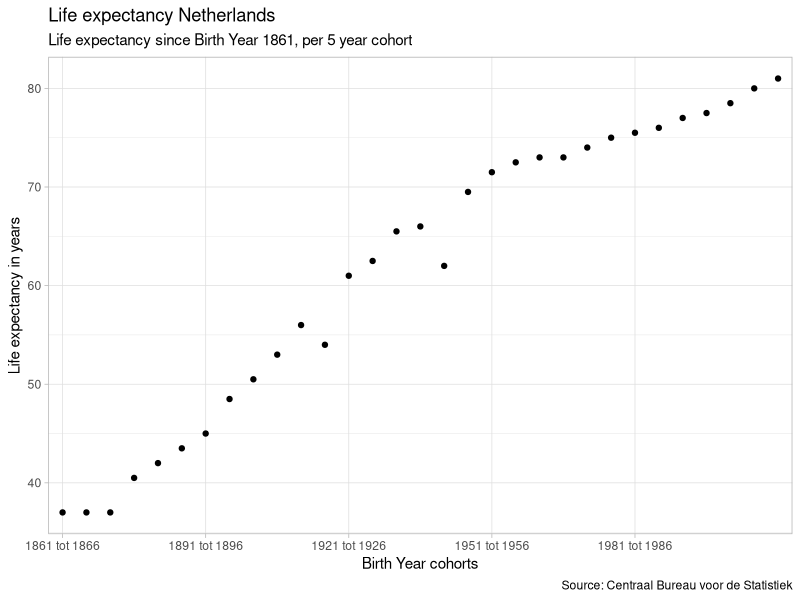

Generate this figure with R:
#For this we took data from the Dutch Statistical 

library(tidyverse)
library(readr)
library('ggthemes')
library(stringr)
Sys.setenv(LANG= "en")
Levensverwachting <- read_delim("LevensverwachtingStatline.csv", 
                                        ";", escape_double = FALSE, trim_ws = TRUE)

Levens2<- Levensverwachting %>%
  filter(grepl('tot', Perioden, fixed = TRUE))%>%
  filter(grepl('0 jaar', `Leeftijd (op 31 december)`, fixed = FALSE))%>%
  filter(Geslacht == "Mannen" | Geslacht == "Vrouwen")%>%
  select(-`Sterftekans (kans)`, -`Levenden (tafelbevolking)  (aantal)`,
         -`Overledenen (tafelbevolking)  (aantal)`, -`Leeftijd (op 31 december)`)

Levens3 <- Levens2%>%
  group_by(Geslacht)%>%
  pivot_wider(names_from = Geslacht, values_from= `Levensverwachting (jaar )`)%>%
  mutate("Lifeexpectance_combined"
         =(as.integer(Mannen)+as.integer(Vrouwen))/2)

numeric_years <- Levens3 %>%
  separate(Perioden,into= c("PeriodStart", "PeriodEnd"), sep= " tot ", remove = TRUE, convert = TRUE)%>%
  mutate(PeriodMiddle= (((PeriodStart)+(PeriodEnd)))/2)

Levens4 <- Levens3 %>%
  summarize("median_men" = median(as.integer(Mannen)),
            "median_women" = median(as.integer(Vrouwen)),
            "median_all" = median(as.integer(Lifeexpectance_combined)),
            mean_men= mean(as.integer(Mannen)),
            mean_women= mean(as.integer(Vrouwen)),
            mean_all= mean(as.integer(Lifeexpectance_combined)))

#Then we can also graph this to make the trends visible
ggplot(data=Levens3)+
  aes(x=Perioden, y=Lifeexpectance_combined)+
  geom_point()+
  labs(title = 'Life expectancy Netherlands',
       subtitle = 'Life expectancy since Birth Year 1861, per 5 year cohort',
       caption = "Source: Centraal Bureau voor de Statistiek",
       x = 'Birth Year cohorts',
       y = 'Life expectancy in years')+
  theme_light()+
  scale_x_discrete(breaks = c("1861 tot 1866" ,"1891 tot 1896", "1921 tot 1926", "1951 tot 1956", "1981 tot 1986"))